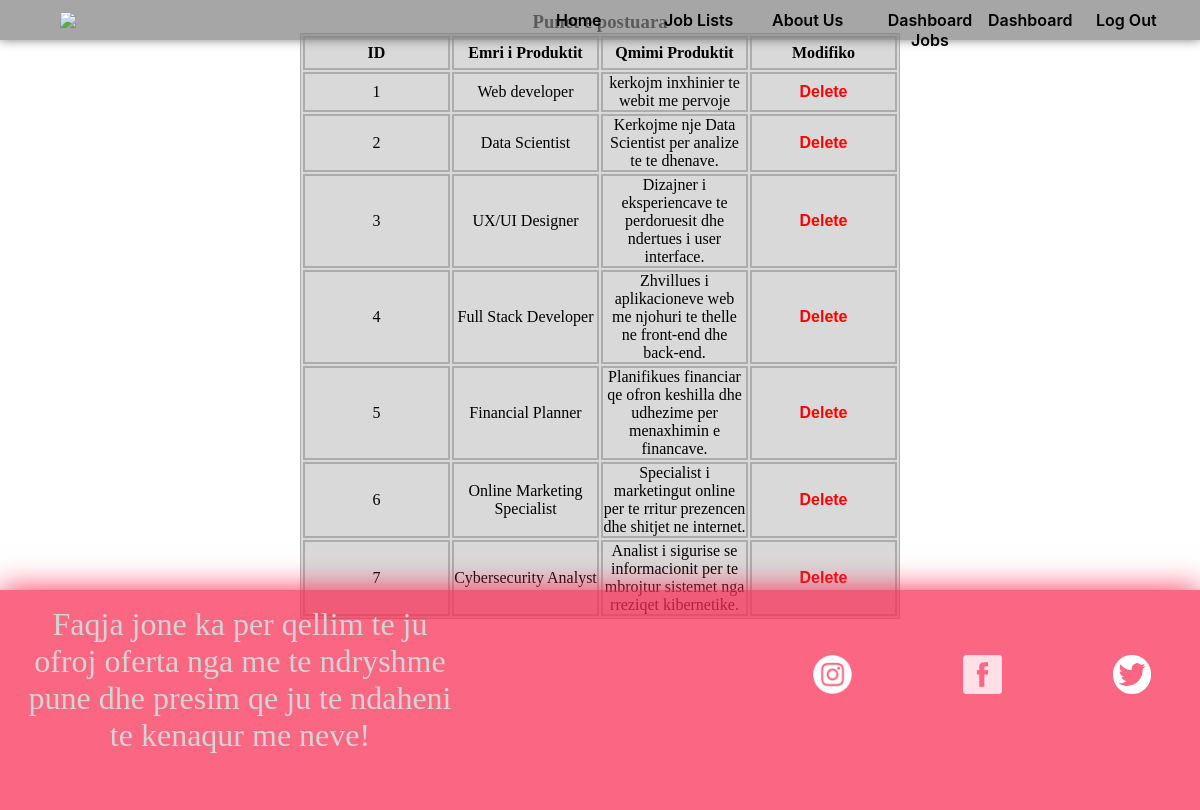
Screenshot of /Presantation/dashboardjob.php (signed in) with the database file from the repository.
### tables this page shows
CREATE TABLE `puna` (
  `puna_id` int(255) NOT NULL,
  `emripuna` varchar(255) NOT NULL,
  `pershkrimi` varchar(255) NOT NULL,
  `fotoprod` varchar(255) NOT NULL
);

### DataAccessLayer/Database.php (called while the page is built, shortened)
<?php
class DatabaseConfig{
    private $connection;
    private $host = "localhost";
    private $dbname = "tin";
    protected function getConnection(){
        return $this->connection;
    }
    private function createConnection(){
        try{
            $this->connection = new PDO("mysql:host=$this->host;dbname=$this->dbname", "root", "");
        }catch(PDOException $e){
            print "Error!: " . $e->getMessage() . "<br/>";
            die();
        }
    }
}

### BussinessLogicLayer/JobMapper.php (called while the page is built, shortened)
<?php
require_once "Database.php";
class JobMapper extends DatabaseConfig implements JobRepository {
    private $connection;
    public function __construct(){
        $this->connection = $this->getConnection();
    }
    public function getAllJobs(){
        $this->query = "select * from puna";
        $statement = $this->connection->prepare($this->query);
        $statement->execute();
        $result = $statement->fetchAll(PDO::FETCH_ASSOC);
        return $result;
    }
}
?>

### Presantation/dashboardjob.php (the view)
<?php include 'components/header.php';
include_once 'logic/JobMapper.php';
$mapper = new JobMapper();
$jobs = $mapper->getAllJobs();
if(isset($_SESSION['is_logged_in']) && $_SESSION['is_logged_in'] == 1) {
?>
    <div class="produktet">
            <h3>Punet e postuara</h3>
            <table class="tablla">
                <tr>
                    <th>ID</th>
                    <th>Emri i Produktit</th>
                    <th>Qmimi Produktit</th>
                    <th>Modifiko</th>
                </tr>
                <?php foreach($jobs as $puna){ ?>
                <tr>
                    <td><?php echo $puna['puna_id']?></td>
                    <td><?php echo $puna['emripuna']?></td>
                    <td><?php echo $puna['pershkrimi']?></td>
                    <td><a href="<?php echo "logic/deleteJob.php?action=delete-Job&Job-id=" . $puna['puna_id'];?>">Delete</a></td>
                </tr>
                <?php } ?>
            </table>
    </div>
 <?php } else {
     header("Location: home.php");
 }
 include 'components/footer.php' ?>

### Presantation/style.css (style rules this page uses)
* { padding: 0; margin: 0; }
body { background-image: url("../images/background1.jpg"); }
.tablla { width: 50%; border:1px rgba(128, 128, 128, 0.5) solid; background-color: rgba(128, 128, 128, 0.3); }
.tablla th { text-align: center; height: 30px; width: 20%; border: 2px rgba(128, 128, 128, 0.5) solid; }
.tablla td { text-align: center; height: 30px; width: 20%; border: 2px rgba(128, 128, 128, 0.5) solid; text-decoration: none; }
.tablla td a { text-decoration: none; font-family: Arial, Helvetica, sans-serif; color: red; font-weight:bold; }
.produktet { display: flex; flex-direction: column; justify-content: center; align-items: center; height: 550px; }

### rows the page displays
puna: puna_id "1", emripuna "Web developer", pershkrimi "kerkojm inxhinier te webit me pervoje"
puna: puna_id "2", emripuna "Data Scientist", pershkrimi "Kerkojme nje Data Scientist per analize te te dhenave."
puna: puna_id "3", emripuna "UX/UI Designer", pershkrimi "Dizajner i eksperiencave te perdoruesit dhe ndertues i user interface."
puna: puna_id "4", emripuna "Full Stack Developer", pershkrimi "Zhvillues i aplikacioneve web me njohuri te thelle ne front-end dhe back-end."
puna: puna_id "5", emripuna "Financial Planner", pershkrimi "Planifikues financiar qe ofron keshilla dhe udhezime per menaxhimin e financave."
puna: puna_id "6", emripuna "Online Marketing Specialist", pershkrimi "Specialist i marketingut online per te rritur prezencen dhe shitjet ne internet."
puna: puna_id "7", emripuna "Cybersecurity Analyst", pershkrimi "Analist i sigurise se informacionit per te mbrojtur sistemet nga rreziqet kibernetike."
